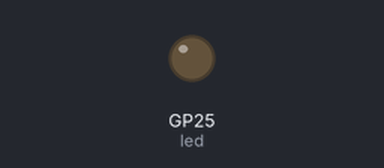
Bench run of a program on a simulated Raspberry Pi Pico running MicroPython. Parts: output pins drawn as LEDs (lit = HIGH).

Above: at 1.3 s.
At 4.3 s:
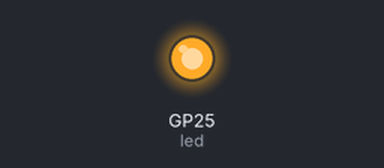
Timing chart, 0 to 6.8 s (numbered marks = the images above):
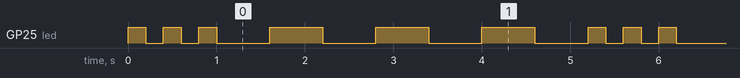

Measured:
- by itself, GP25 (led): repeats every 5.2 s: 2 × (LOW 0.20 s, HIGH 0.20 s), 3 × (LOW 0.60 s, HIGH 0.60 s), LOW 0.60 s, HIGH 0.20 s
- by itself, everything shown: repeats every 5.2 s, in 12 steps

The program:

03_02_sos.py
```python
from machine import Pin
from utime import sleep

led = Pin("LED", Pin.OUT)

while True:
    # S
    led.on()
    sleep(0.2)
    led.off()
    sleep(0.2)
    led.on()
    sleep(0.2)
    led.off()
    sleep(0.2)
    led.on()
    sleep(0.2)
    led.off()
    sleep(0.6)
    # O
    led.on()
    sleep(0.6)
    led.off()
    sleep(0.6)
    led.on()
    sleep(0.6)
    led.off()
    sleep(0.6)
    led.on()
    sleep(0.6)
    led.off()
    sleep(0.6)
```
